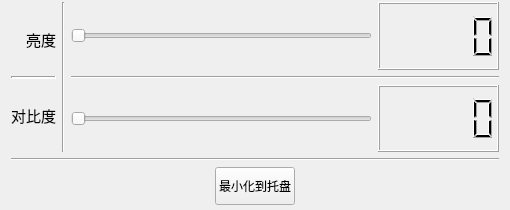
<?xml version="1.0" encoding="UTF-8"?>
<ui version="4.0">
 <class>Form</class>
 <widget class="QWidget" name="Form">
  <property name="geometry">
   <rect>
    <x>0</x>
    <y>0</y>
    <width>510</width>
    <height>210</height>
   </rect>
  </property>
  <property name="maximumSize">
   <size>
    <width>510</width>
    <height>210</height>
   </size>
  </property>
  <property name="windowTitle">
   <string>Monitor Control</string>
  </property>
  <layout class="QVBoxLayout" name="verticalLayout_3" stretch="4,0,1">
   <property name="topMargin">
    <number>2</number>
   </property>
   <property name="bottomMargin">
    <number>5</number>
   </property>
   <item>
    <layout class="QHBoxLayout" name="horizontalLayout_3">
     <item>
      <layout class="QVBoxLayout" name="verticalLayout_2">
       <property name="spacing">
        <number>0</number>
       </property>
       <property name="leftMargin">
        <number>0</number>
       </property>
       <property name="rightMargin">
        <number>0</number>
       </property>
       <item>
        <widget class="QLabel" name="label">
         <property name="font">
          <font>
           <family>黑体</family>
           <pointsize>11</pointsize>
           <weight>50</weight>
           <bold>false</bold>
          </font>
         </property>
         <property name="layoutDirection">
          <enum>Qt::RightToLeft</enum>
         </property>
         <property name="text">
          <string>亮度</string>
         </property>
         <property name="alignment">
          <set>Qt::AlignRight|Qt::AlignTrailing|Qt::AlignVCenter</set>
         </property>
        </widget>
       </item>
       <item>
        <widget class="Line" name="line_3">
         <property name="enabled">
          <bool>true</bool>
         </property>
         <property name="sizePolicy">
          <sizepolicy hsizetype="Minimum" vsizetype="Fixed">
           <horstretch>10</horstretch>
           <verstretch>0</verstretch>
          </sizepolicy>
         </property>
         <property name="minimumSize">
          <size>
           <width>0</width>
           <height>0</height>
          </size>
         </property>
         <property name="lineWidth">
          <number>2</number>
         </property>
         <property name="orientation">
          <enum>Qt::Horizontal</enum>
         </property>
        </widget>
       </item>
       <item>
        <widget class="QLabel" name="label_2">
         <property name="font">
          <font>
           <family>黑体</family>
           <pointsize>11</pointsize>
           <weight>50</weight>
           <bold>false</bold>
          </font>
         </property>
         <property name="text">
          <string>对比度</string>
         </property>
        </widget>
       </item>
      </layout>
     </item>
     <item>
      <widget class="Line" name="line">
       <property name="orientation">
        <enum>Qt::Vertical</enum>
       </property>
      </widget>
     </item>
     <item>
      <layout class="QVBoxLayout" name="verticalLayout">
       <item>
        <layout class="QHBoxLayout" name="horizontalLayout" stretch="5,2">
         <item>
          <widget class="QSlider" name="horizontalSlider">
           <property name="pageStep">
            <number>5</number>
           </property>
           <property name="orientation">
            <enum>Qt::Horizontal</enum>
           </property>
          </widget>
         </item>
         <item>
          <widget class="QLCDNumber" name="lcdNumber"/>
         </item>
        </layout>
       </item>
       <item>
        <widget class="Line" name="line_4">
         <property name="orientation">
          <enum>Qt::Horizontal</enum>
         </property>
        </widget>
       </item>
       <item>
        <layout class="QHBoxLayout" name="horizontalLayout_2" stretch="5,2">
         <item>
          <widget class="QSlider" name="horizontalSlider_2">
           <property name="maximum">
            <number>100</number>
           </property>
           <property name="pageStep">
            <number>5</number>
           </property>
           <property name="orientation">
            <enum>Qt::Horizontal</enum>
           </property>
          </widget>
         </item>
         <item>
          <widget class="QLCDNumber" name="lcdNumber_2"/>
         </item>
        </layout>
       </item>
      </layout>
     </item>
    </layout>
   </item>
   <item>
    <widget class="Line" name="line_2">
     <property name="orientation">
      <enum>Qt::Horizontal</enum>
     </property>
    </widget>
   </item>
   <item>
    <layout class="QHBoxLayout" name="horizontalLayout_4">
     <property name="spacing">
      <number>0</number>
     </property>
     <item>
      <widget class="QPushButton" name="pushButton">
       <property name="sizePolicy">
        <sizepolicy hsizetype="Fixed" vsizetype="Minimum">
         <horstretch>0</horstretch>
         <verstretch>0</verstretch>
        </sizepolicy>
       </property>
       <property name="text">
        <string>最小化到托盘</string>
       </property>
       <property name="iconSize">
        <size>
         <width>30</width>
         <height>30</height>
        </size>
       </property>
      </widget>
     </item>
    </layout>
   </item>
  </layout>
 </widget>
 <resources/>
 <connections/>
</ui>
